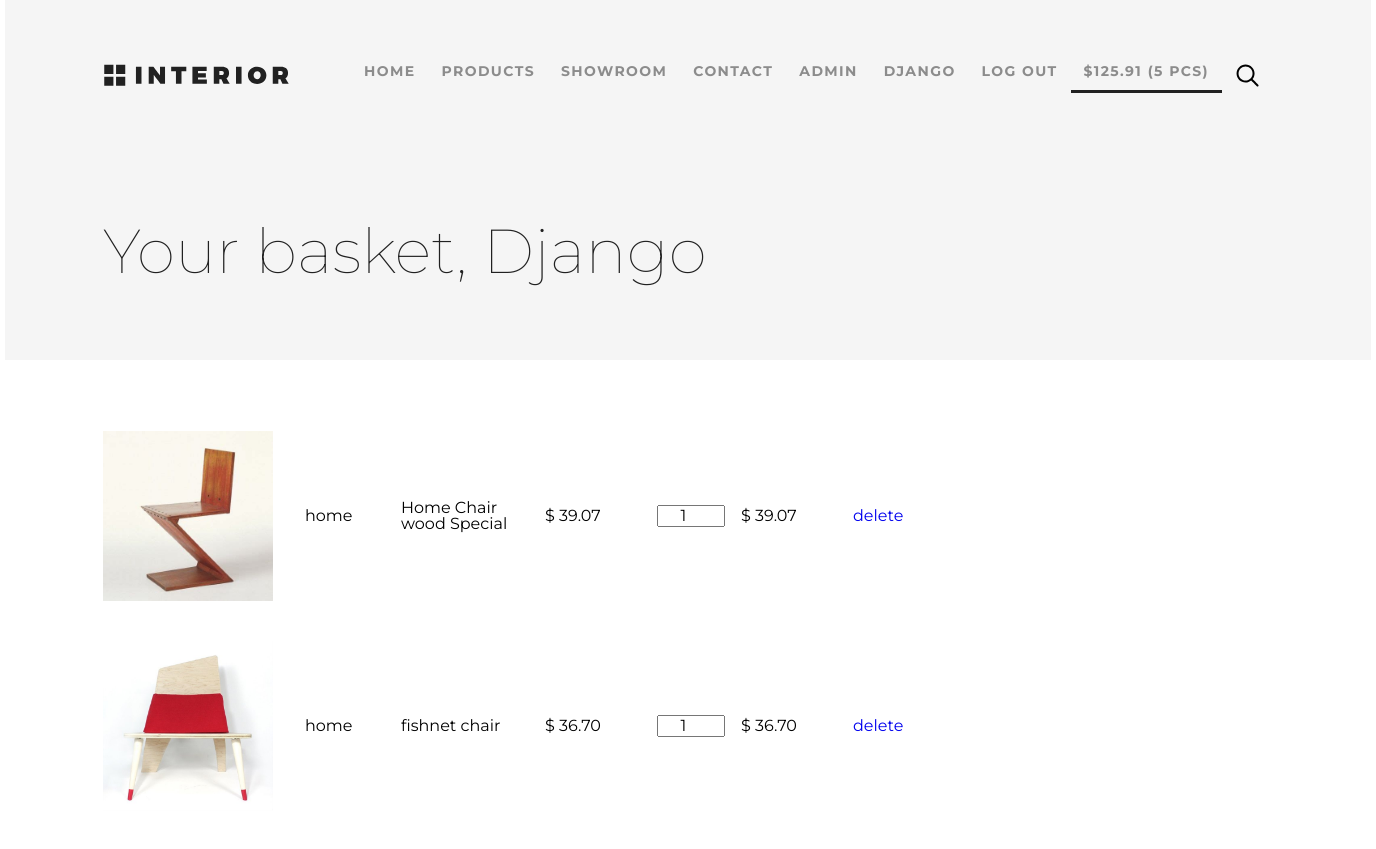
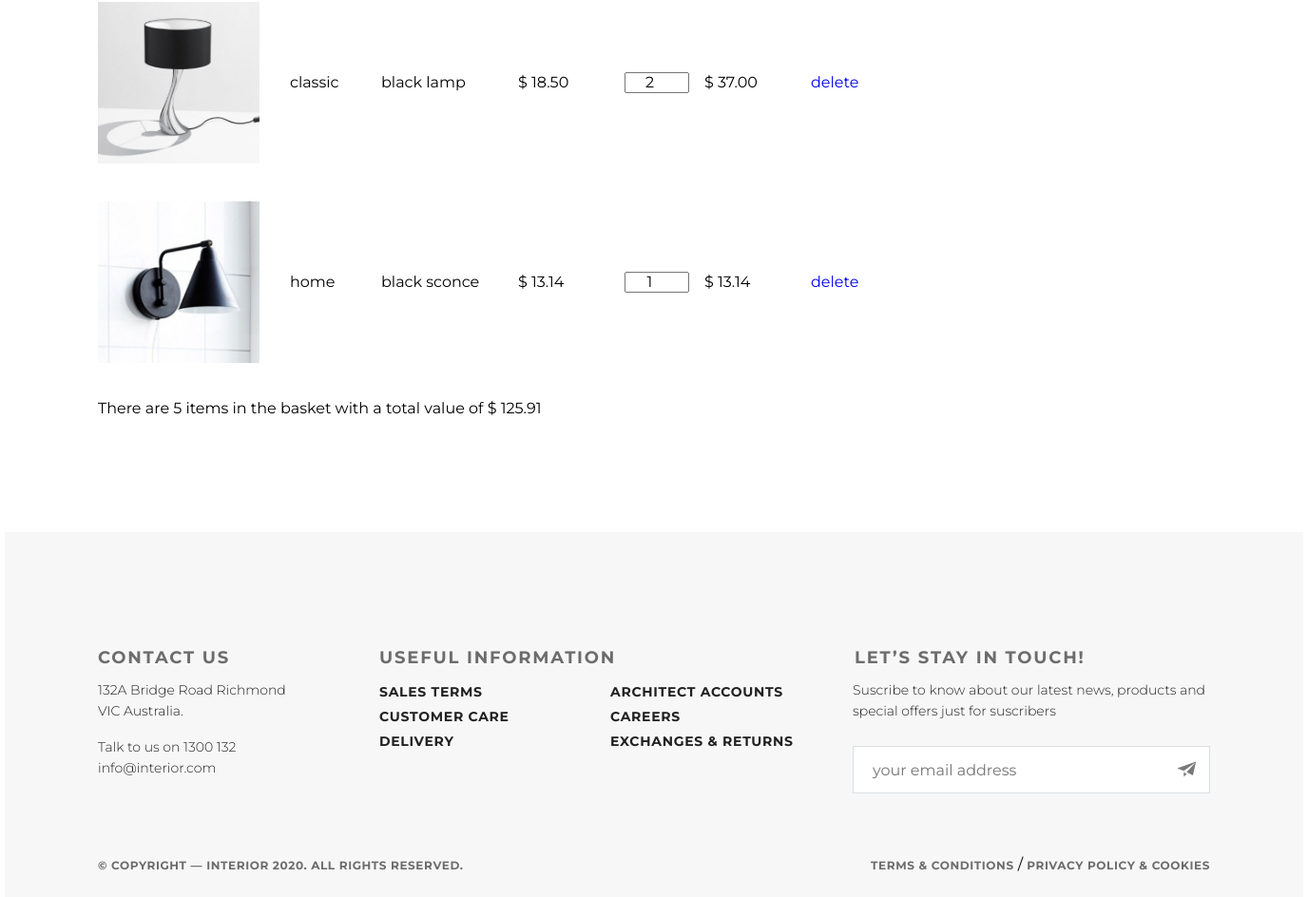
/basket/ (signed in), run on an earlier commit of the app's database (2 pictures, top to bottom).
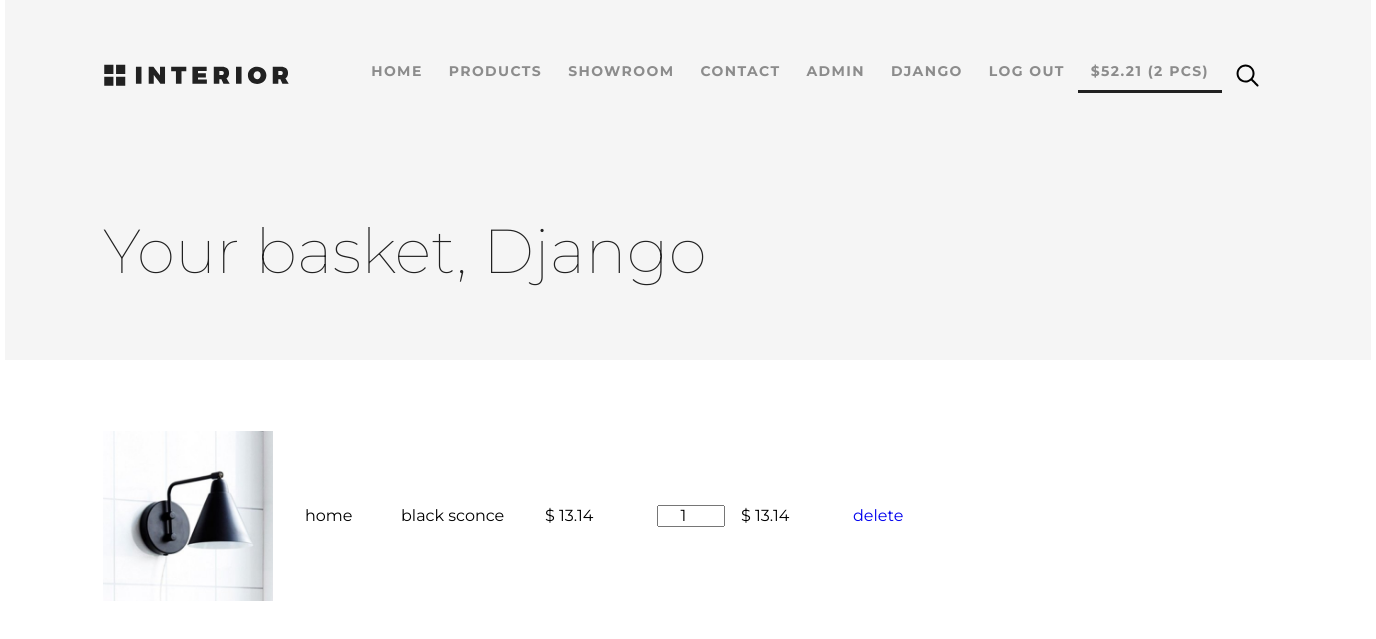
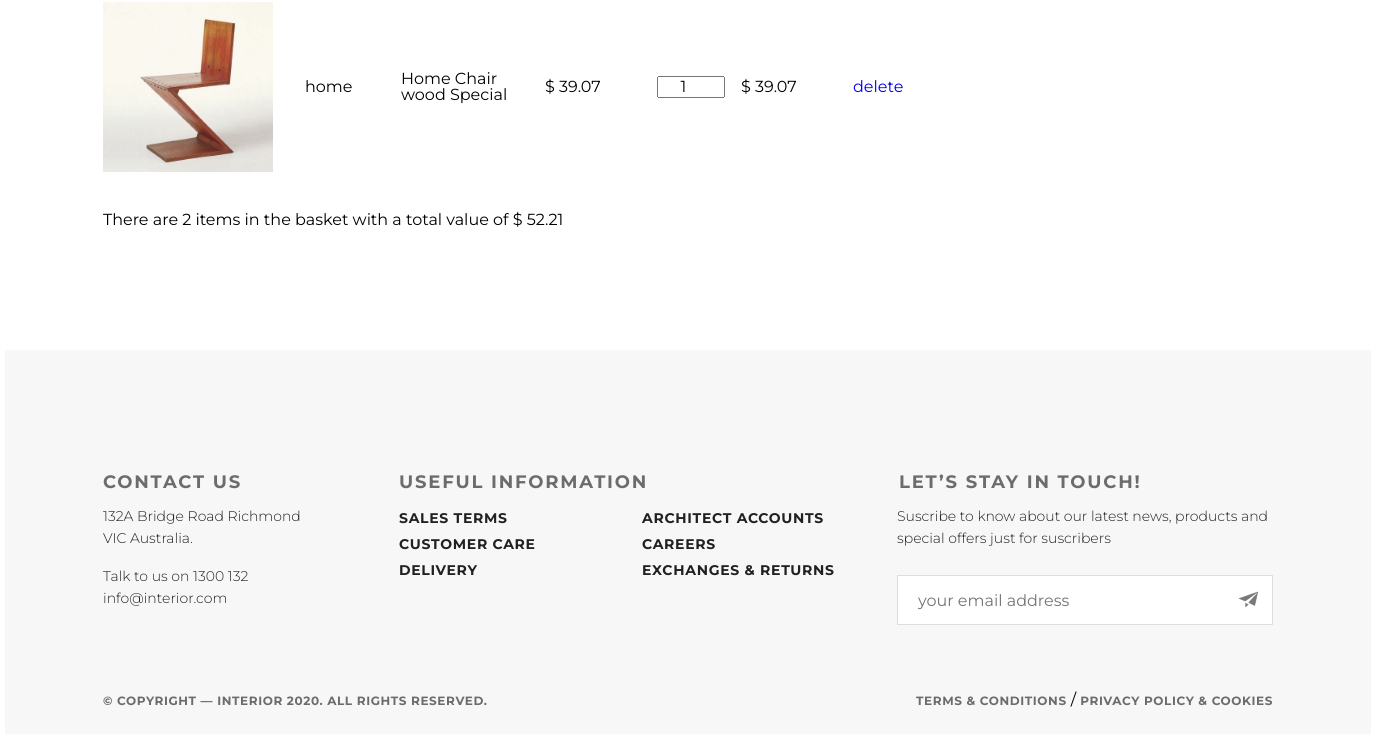
And on a later commit of the database (2 pictures, top to bottom).
### authapp/models.py (models this page shows)
class ShopUser(AbstractUser):
    age = models.PositiveSmallIntegerField(verbose_name='age', null=True)
    avatar = models.ImageField(upload_to='users_avatars', blank=True)

### basketapp/models.py (models this page shows)
class Basket(models.Model):
    user = models.ForeignKey(ShopUser, on_delete=models.CASCADE, related_name='basket')
    product = models.ForeignKey(Product, on_delete=models.CASCADE)
    quantity = models.PositiveSmallIntegerField(verbose_name='amount', default=0)
    add_datetime = models.DateTimeField(verbose_name='time', auto_now_add=True)
    @property
    def product_coast(self):
        return self.product.price * self.quantity
    @property
    def total_quantity(self):
        _items = self.user.basket.all()
        _total_quantity = sum(map(lambda item: item.quantity, _items))
        return _total_quantity
    @property
    def total_coast(self):
        _items = self.user.basket.all()
        _total_coast = sum(map(lambda item: item.product_coast, _items))
        return _total_coast

### mainapp/models.py (models this page shows, shortened)
class Product(models.Model):
    name = models.CharField('product name', max_length=100)
    category = models.ForeignKey(ProductCategory, models.CASCADE, verbose_name='category of product')
    type_prod = models.CharField('type of product', max_length=50, blank=True, null=True)
    description = models.TextField('product description', blank=True)
    short_desc = models.CharField('short descriotion', max_length=50, blank=True)
    price = models.DecimalField('Price', max_digits=8, decimal_places=2, default=0)
    image = models.ImageField(upload_to='products_images', blank=True)
    quantity = models.PositiveIntegerField('quantity', default=0)

class ProductCategory(models.Model):
    name = models.CharField('category name', max_length=50)
    description = models.TextField('category description', blank=True)
    is_active = models.BooleanField(verbose_name='активна', default=True)

### basketapp/views.py (the view)
# urls.py: path('', basketapp.view, name='view'),
@login_required
def view(request):
    context = {
        'basket': request.user.basket.all(),
    }
    return render(request, 'basket/view.html', context)

### basketapp/templates/basket/view.html
{% extends 'basket/base.html' %}
{% load static %}
{% block container %}
    <div class="prod_header">
        <div class="padding_site">
            {% include 'mainapp/includes/inc__main_menu.html' %}
            <div class="prod_head_h">
                <span>Your basket, {{ user.first_name|default:'user'|title }}</span>
            </div>
        </div>
    </div>
    <div class="padding_site">
        <div class="basket_list">
            {% include 'basket/includes/inc__basket_list.html' %}
        </div>
    </div>
{% endblock %}

### basketapp/templates/basket/base.html (shortened to what this page needs)
<!doctype html>
{% load static %}
<html lang="en">
<head>
    {% block css %}
        <link rel="stylesheet" href="https://cdnjs.cloudflare.com/ajax/libs/normalize/8.0.1/normalize.min.css">
        <link rel="stylesheet" href="{% static 'fonts/font-awesome/css/font-awesome.css' %}">
        <link rel="stylesheet" href="{% static 'css/style_gb.css' %}">
        <link rel="stylesheet" href="{% static 'css/style.css' %}">
    {% endblock %}
</head>
<body>
<div class="container">
    {% block container %}
    {% endblock %}
</div>
{% block footer %}
    <div class="footer">
        <div class="padding_site">
            <div class="row_1">
                <div class="col_1">
                    <div class="contact_us">
                        <h3 class="foo_h3">Contact Us</h3>
                    </div>
                </div>
                <div class="col_2">
                    <div class="information">
                        <h3 class="foo_h3">Useful Information</h3>
                    </div>
                </div>
                <div class="col_3">
                    <div class="stay">
                        <h3 class="foo_h3">Let&rsquo;s Stay in&nbsp;Touch!</h3>
                    </div>
                </div>
            </div>
            <div class="row_2">
                <div class="col_1">
                    <div>
                        <p><a class="foot_text" href="#">132A Bridge Road Richmond VIC&nbsp;Australia.</a>
                            <br>
                            <br>
                            <span class="foot_text conect">Talk to&nbsp;us on&nbsp;1300&nbsp;132
                            </span>
                            <a class="conect foot_text" href="mailto:info@interior.com">info@interior.com</a>
                        </p>
                    </div>
                </div>
                <div class="col_4">
                    <div class="useful">
                        <p><a class="inform_text" href="#">Sales terms</a><br><a class="inform_text" href="#">Customer
                            care</a><br><a class="inform_text" href="#">Delivery</a></p>
                    </div>
                </div>
                <div class="col_5">
                    <div class="footer_inform">
                        <p><a class="inform_text" href="#">Architect accounts</a><br><a class="inform_text"
                                                                                        href="#">Careers</a><br><a
                                class="inform_text" href="#">Exchanges &amp;&nbsp;returns</a></p>
                    </div>
                </div>
                <div class="col_3">
                    <div class="in_touch">
                        <p class="suscribe foot_text">Suscribe to&nbsp;know about our latest news, products and special
                            offers just for suscribers</p>
                    </div>
                    <form action="#">
                        <div class="input_email  clearfix">
                            <input type="email" class="email" placeholder="your email address">
                            <input class="send_email" type="submit" name="send_email" value="">
                        </div>
                    </form>
                </div>
            </div>
            <div class="clearfix"></div>
            <div class="row_3">
                <div class="row_3_col1">
                    <p class="row_3_text">&copy;&nbsp;Copyright&nbsp;&mdash; INTERIOR
                        {% now "Y" %}. All Rights Reserved.</p>
                </div>
                <div class="row_3_col2"><a href="#" class="social1 footer_icon"></a><a href="#"
                                                                                                         class="social2 footer_icon"></a><a
                        href="#" class="social3 footer_icon"></a><a href="#"
                                                                                    class="social4 footer_icon"></a>
                </div>
                <div class="row3_col-3">
                    <p><a class="row_3_text" href="#">Terms &amp;&nbsp;Conditions&nbsp;</a>/ <a class="row_3_text" href="#">Privacy
                        policy &amp;&nbsp;Cookies</a></p>
                </div>
            </div>
        </div>
    </div>
{% endblock %}
</body>
</html>

### mainapp/templates/mainapp/includes/inc__main_menu.html
{% load static %}
            <div class="header">
                <a href="{% url 'main:index' %}"><img src="{% static 'img/logo_228.svg' %}" alt="logo"></a>
                <ul class="menu">
                    <li class="menu_list">
                        <a href="{% url 'main:index' %}" class="menu_link
                            {% if request.resolver_match.url_name == 'index' %} menu_link_active {% endif %}">
                            HOME
                        </a>
                    </li>
                    <li class="menu_list">
                        <a href="{% url 'main:products' 0 %}" class="menu_link
                            {% if request.resolver_match.url_name == 'products' %} menu_link_active {% endif %}">
                            PRODUCTS
                        </a>
                    </li>
                    <li class="menu_list">
                        <a href="{% url 'main:product_details' %}" class="menu_link
                            {% if request.resolver_match.url_name == 'product_details' %} menu_link_active {% endif %}">
                            SHOWROOM
                        </a>
                    </li>
                    <li class="menu_list">
                        <a href="{% url 'main:contact' %}" class="menu_link
                        {% if request.resolver_match.url_name == 'contact' %} menu_link_active {% endif %}">
                            CONTACT
                        </a>
                    </li>
                    {% if user.is_staff %}
                        <li class="menu_list">
                            <a href="{% url 'adminapp:categories' %}" class="menu_link"
                               {% if request.resolver_match.url_name == 'admin' %} menu_link_active {% endif %}">
                                ADMIN
                            </a>
                        </li>
                    {% endif %}
                    {% if user.is_authenticated %}
                        <li class="menu_list">
                            <a href="{% url 'auth:update' %}" class="menu_link">
                                {{ user.first_name|default:'user' }}
                            </a>
                        </li>
                    {% endif %}
                    <li class="menu_list">
                        {% if user.is_authenticated %}
                            <a href="{% url 'auth:logout' %}" class="menu_link">LOG OUT</a>
                        {% else %}
                            <a href="{% url 'auth:login' %}" class="menu_link">sign in</a>
                        {% endif %}
                    </li>
                    <li class="menu_list">
                        <a href="{% url 'basket:view' %}" class="menu_link
                            {% if request.resolver_match.url_name == 'view' %} menu_link_active {% endif %}">
                            {% if basket %} ${{ basket.0.total_coast }} ({{ basket.0.total_quantity }} pcs) {% endif %}</a>
                    </li>
                    <li class="menu_list"><a href="#" class="menu_link"><img src="{% static 'img/search_224.svg' %}" alt="search"></a></li>
                </ul>
            </div>

### basketapp/templates/basket/includes/inc__basket_list.html
{%  load static %}
    {% if basket %}
        {% for item in basket %}
            <div class="basket_record">
                <img src="/media/{{ item.product.image }}" alt="{{ item.product.short_desc }}" class="img_170">
                <span class="category_name">{{ item.product.category.name }}</span>
                <span class="product_name">{{ item.product.name }}</span>
                <span class="product_price">$&nbsp{{ item.product.price }}</span>
                <input type="number" name="{{ item.pk }}" min="0" max="{{ item.product.quantity }}"
                       value="{{ item.quantity }}">
                <span class="product_coast">$&nbsp{{ item.product_coast }}</span>
                <a href="{% url 'basket:delete_product' item.pk %}" class="btn btn-round">
                    delete
                </a>
            </div>
        {% endfor %}
        <div class="basket_summary">
            There are {{ basket.0.total_quantity }} items in the basket with a total value of
            $&nbsp{{ basket.0.total_coast }}
        </div>
    {% else %}
        <h4>The basket is empty</h4>
    {% endif %}

### static/css/style_gb.css (style rules this page uses)
* { margin: 0; padding: 0; }
body { font-family: 'Montserrat', sans-serif; }
.basket_list input[type="number"] { width: 4em; display: inline-flex; text-align: center; }
.basket_list span.category_name { margin-left: 2em; width: 5em; position: relative; display: block; float: left; }
.basket_list span.product_name { margin-left: 1em; width: 8em; position: relative; display: block; float: left; }
.basket_list span.product_price { margin-left: 1em; width: 7em; position: relative; display: block; float: left; }
.basket_list span.product_coast { margin-left: 1em; width: 7em; position: relative; display: block; float: left; }
.basket_list .basket_record { position: relative; height: 170px; float: none; margin-bottom: 40px; display: inline-flex; align-items: center; justify-content: center; }
.menu li { float: left; }
.menu a { color: #8c8c8c; font-size: 14px; font-weight: 700; text-align: right; text-transform: uppercase; text-decoration: none; padding: 10px 13px; }
.clearfix:after { content: ""; display: block; clear: both; }
.footer form { position: relative; }
.social1 { height: 28px; width: 28px; float: left; }
.social2 { height: 28px; width: 28px; float: left; margin-left: 3px; }
.social3 { height: 28px; width: 28px; float: left; margin-left: 3px; }
.social4 { height: 28px; width: 28px; float: left; margin-left: 3px; }

### static/css/style.css (style rules this page uses)
* { margin: 0; padding: 0; }
body { margin: 0 auto; width: 1366px; line-height: 1; font-family: 'Montserrat', sans-serif; }
.clearfix:after { content: ""; display: table; clear: both; }
.padding_site { padding-left: 98px; padding-right: 98px; }
.container { width: 1366px; height: 100%; margin: 0 auto; }
.header { padding-top: 63px; display: flex; justify-content: space-between; }
.menu { margin-bottom: 0; display: flex; }
.menu_list { list-style-type: none; }
.menu_link { text-decoration: none !important; font-size: 14px; line-height: 14px; text-transform: uppercase; letter-spacing: 0.1em; font-weight: 300; color: #8c8c8c; padding: 10px 13px; }
.menu_link_active { font-weight: 700; color: #212121; border-bottom: 3px solid #212121; }
a { text-decoration: none !important; }
.footer { width: 1366px; height: 384px; margin: 0 auto; background-color: #f7f7f7; }
.row_1 { padding-top: 120px; padding-bottom: 35px; }
.col_1 { width: 221px; margin-right: 75px; float: left; }
.col_2 { width: 255px; margin-right: 245px; float: left; }
.col_3 { width: 374px; float: left; }
.col_4 { width: 140px; margin-right: 103px; float: left; }
.col_5 { width: 195px; margin-right: 60px; float: left; }
.foo_h3 { font-size: 18px; line-height: 24px; font-weight: 700; text-transform: uppercase; letter-spacing: 0.1em; color: #6c6c6c; }
.foot_text { font-size: 14px; line-height: 22px; font-weight: 300; color: #212121; text-decoration: none; }
.inform_text { font-size: 14px; line-height: 26px; font-weight: 700; text-transform: uppercase; letter-spacing: 0.05em; color: #212121; text-decoration: none; }
.email { margin-top: 26px; width: 354px; height: 48px; background-color: #ffffff; border: 1px solid #d9dee1; }
.input_email { position: relative; }
.send_email { width: 48px; height: 48px; position: absolute; right: -2px; top: 27px; border: none; background: transparent url("/static/img/paper-plane_act.png") no-repeat center top; cursor: pointer; opacity: 0.6; }
.input_email input[type="email"] { padding-left: 20px; }
.row_3 { margin-top: 63px; display: flex; justify-content: space-between; }
.row_3_col1 { justify-content: space-between; width: 385px; }
.row_3_col2 { justify-content: space-between; width: 135px; }
.row_3_text { font-family: Montserrat; font-size: 12px; line-height: 26px; font-weight: 700; text-transform: uppercase; letter-spacing: 0.05em; color: #6c6c6c; }
.footer_icon { font-family: 'icomoon' !important; font-size: 28px; line-height: 26px; font-weight: 400; text-transform: uppercase; letter-spacing: 0.2em; color: #6c6c6c; }
.prod_header { width: 1366px; height: 360px; background-color: #f5f5f5; }
.prod_head_h { margin-top: 124px; font-size: 62px; line-height: 72px; font-weight: 100; color: #212121; }
.basket_list { margin-top: 71px; margin-bottom: 122px; }
.img_170 { width: 170px; height: 170px; }

What changed in the data, as far as the page shows it:
removed Basket: user+product+quantity "125.91", user+quantity "5", product.image (picture), product.category.name "home", product.name "Home Chair wood Special", product.price "39.07", product.quantity "1", product_coast "39.07"
removed Basket: product.image (picture), product.category.name "home", product.name "fishnet chair", product.price "36.70", quantity "1", product_coast "36.70"
removed Basket: product.image (picture), product.category.name "classic", product.name "black lamp", product.price "18.50", quantity "2", product_coast "37.00"
removed Basket: product.image (picture), product.category.name "home", product.name "black sconce", product.price "13.14", quantity "1", product_coast "13.14"
added Basket: user+product+quantity "52.21", user+quantity "2", product.image (picture), product.category.name "home", product.name "black sconce", product.price "13.14", quantity "1", product_coast "13.14"
added Basket: product.image (picture), product.category.name "home", product.name "Home Chair wood Special", product.price "39.07", product.quantity "1", product_coast "39.07"
